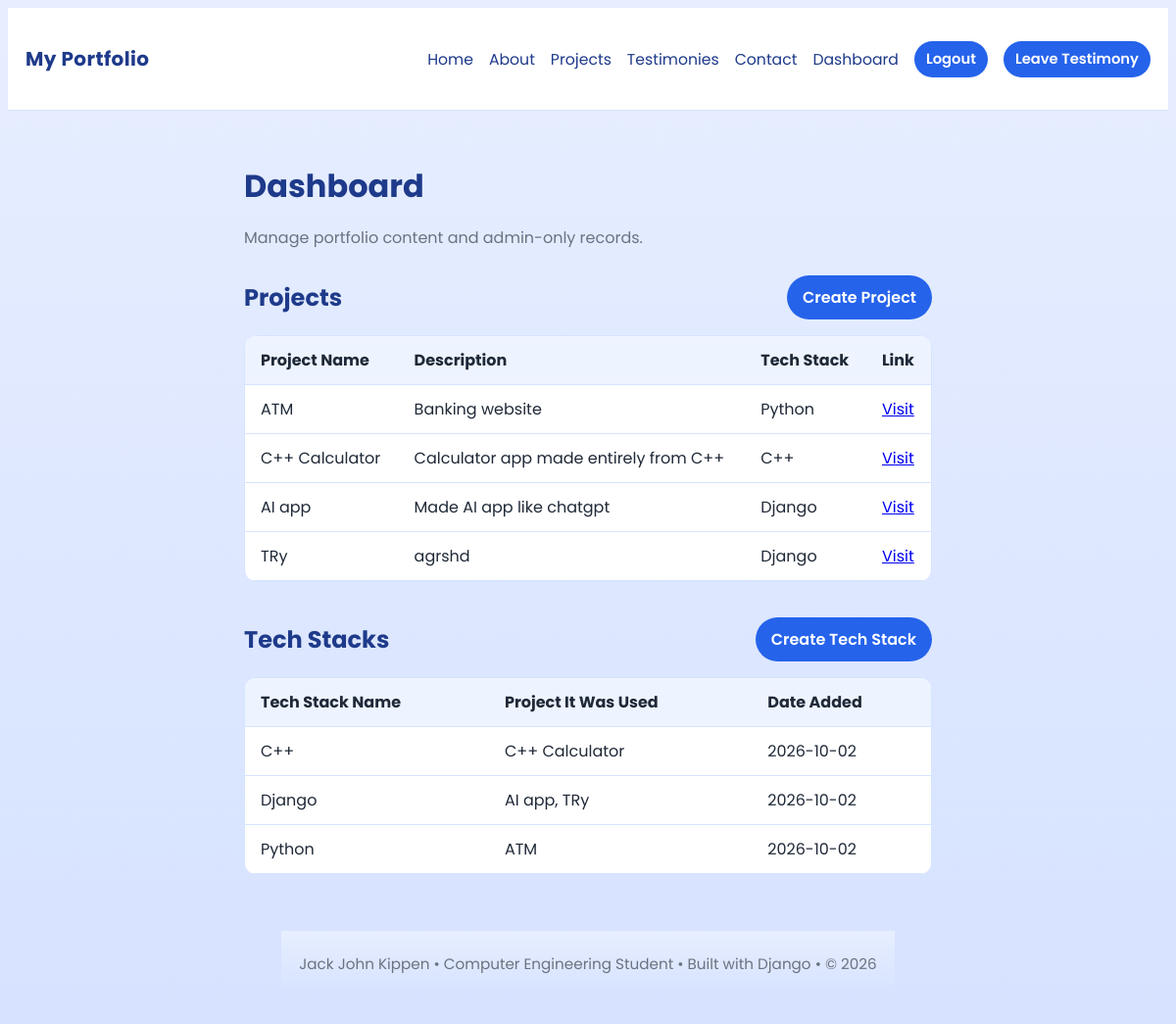
The page /dashboard/ (signed in) on the database its author committed.
### quiz1/models.py (models this page shows, shortened)
class Project(models.Model):
    project_name = models.CharField(max_length=200)
    description = models.TextField()
    tech_stacks = models.ManyToManyField(TechStack, related_name='projects', blank=True)
    link = models.URLField()

class TechStack(models.Model):
    name = models.CharField(max_length=100, unique=True)
    created_at = models.DateTimeField(auto_now_add=True)
    class Meta:
        ordering = ['name']

### quiz1/views.py (the view)
# urls.py: path('dashboard/', views.dashboard, name='dashboard'),
@login_required
@user_passes_test(lambda user: user.is_superuser, login_url='login')
def dashboard(request):
    projects = Project.objects.prefetch_related('tech_stacks').all()
    tech_stacks = TechStack.objects.prefetch_related('projects').all()
    project_rows = []
    for project in projects:
        project_rows.append({
            'project': project,
            'techs': [tech.name for tech in project.tech_stacks.all()],
        })
    tech_rows = []
    for tech_stack in tech_stacks:
        tech_rows.append({
            'tech_stack': tech_stack,
            'project_names': [project.project_name for project in tech_stack.projects.all()],
        })
    return render(request, 'dashboard.html', {'projects': project_rows, 'tech_stacks': tech_rows})

### templates/dashboard.html (shortened to what this page needs)
{% extends 'base.html' %}
{% block content %}
<h1 style="color:var(--primary);margin-bottom:12px;">Dashboard</h1>
<p style="color:var(--text-secondary);margin-bottom:26px;">Manage portfolio content and admin-only records.</p>
<section style="margin-bottom:36px;">
  <div style="display:flex;justify-content:space-between;align-items:center;margin-bottom:16px;">
    <h2 style="color:var(--primary);margin:0;">Projects</h2>
    <a href="{% url 'dashboard_project_create' %}" style="display:inline-block;padding:10px 16px;border-radius:999px;background:var(--button);color:#fff;text-decoration:none;font-weight:600;">Create Project</a>
  </div>
  <div style="overflow-x:auto;border:1px solid var(--borders);background:var(--card);border-radius:12px;">
    <table style="width:100%;border-collapse:collapse;min-width:700px;">
      <thead>
        <tr style="background:#eef4ff;">
          <th style="padding:12px 16px;text-align:left;border-bottom:1px solid var(--borders);">Project Name</th>
          <th style="padding:12px 16px;text-align:left;border-bottom:1px solid var(--borders);">Description</th>
          <th style="padding:12px 16px;text-align:left;border-bottom:1px solid var(--borders);">Tech Stack</th>
          <th style="padding:12px 16px;text-align:left;border-bottom:1px solid var(--borders);">Link</th>
        </tr>
      </thead>
      <tbody>
        {% for item in projects %}
        <tr>
          <td style="padding:12px 16px;border-bottom:1px solid var(--borders);">{{ item.project.project_name }}</td>
          <td style="padding:12px 16px;border-bottom:1px solid var(--borders);">{{ item.project.description|truncatechars:50 }}</td>
          <td style="padding:12px 16px;border-bottom:1px solid var(--borders);">{{ item.techs|join:', ' }}</td>
          <td style="padding:12px 16px;border-bottom:1px solid var(--borders);"><a href="{{ item.project.link }}" target="_blank" rel="noreferrer">Visit</a></td>
        </tr>
        {% empty %}
        <tr>
          <td colspan="4" style="padding:16px;text-align:center;color:var(--text-secondary);">No projects found.</td>
        </tr>
        {% endfor %}
      </tbody>
    </table>
  </div>
</section>
<section>
  <div style="display:flex;justify-content:space-between;align-items:center;margin-bottom:16px;">
    <h2 style="color:var(--primary);margin:0;">Tech Stacks</h2>
    <a href="{% url 'dashboard_tech_stack_create' %}" style="display:inline-block;padding:10px 16px;border-radius:999px;background:var(--button);color:#fff;text-decoration:none;font-weight:600;">Create Tech Stack</a>
  </div>
  <div style="overflow-x:auto;border:1px solid var(--borders);background:var(--card);border-radius:12px;">
    <table style="width:100%;border-collapse:collapse;min-width:640px;">
      <thead>
        <tr style="background:#eef4ff;">
          <th style="padding:12px 16px;text-align:left;border-bottom:1px solid var(--borders);">Tech Stack Name</th>
          <th style="padding:12px 16px;text-align:left;border-bottom:1px solid var(--borders);">Project It Was Used</th>
          <th style="padding:12px 16px;text-align:left;border-bottom:1px solid var(--borders);">Date Added</th>
        </tr>
      </thead>
      <tbody>
        {% for item in tech_stacks %}
        <tr>
          <td style="padding:12px 16px;border-bottom:1px solid var(--borders);">{{ item.tech_stack.name }}</td>
          <td style="padding:12px 16px;border-bottom:1px solid var(--borders);">{{ item.project_names|join:', ' }}</td>
          <td style="padding:12px 16px;border-bottom:1px solid var(--borders);">{{ item.tech_stack.created_at|date:'Y-m-d' }}</td>
        </tr>
        {% empty %}
        <tr>
          <td colspan="3" style="padding:16px;text-align:center;color:var(--text-secondary);">No tech stacks found.</td>
        </tr>
        {% endfor %}
      </tbody>
    </table>
  </div>
</section>
{% endblock %}

### templates/base.html (style rules this page uses)
:root { --bg: linear-gradient(180deg, #e7eeff 0%, #d6e2ff 100%); --card: #FFFFFF; --nav: #FFFFFF; --primary: #1E3A8A; --button: #2563EB; --button-hover: #1D4ED8; --text-main: #1F2937; --text-secondary: #6B7280; --borders: #D6E4FF; }
body { font-family: 'Poppins', Arial, sans-serif; color:var(--text-main); background:var(--bg); }

### rows shown on the page
Project: project.project_name "ATM", project.description "Banking website", techs "Python"
Project: project.project_name "C++ Calculator", project.description "Calculator app made entirely from C++", techs "C++"
Project: project.project_name "AI app", project.description "Made AI app like chatgpt", techs "Django"
Project: project.project_name "TRy", project.description "agrshd", techs "Django"
TechStack: tech_stack.name "C++", project_names "C++ Calculator", tech_stack.created_at "2026-10-02"
TechStack: tech_stack.name "Django", project_names "AI app, TRy", tech_stack.created_at "2026-10-02"
TechStack: tech_stack.name "Python", project_names "ATM", tech_stack.created_at "2026-10-02"
